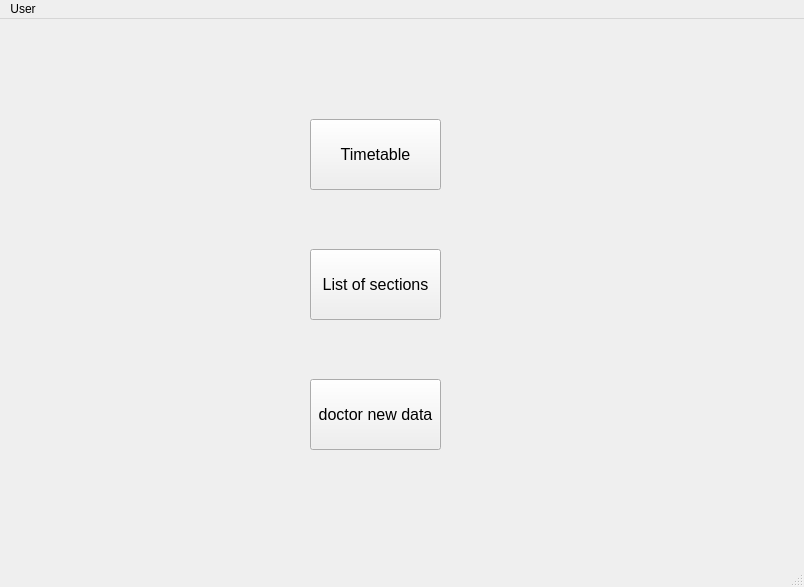
<?xml version="1.0" encoding="UTF-8"?>
<ui version="4.0">
 <class>MainWindow</class>
 <widget class="QMainWindow" name="MainWindow">
  <property name="geometry">
   <rect>
    <x>0</x>
    <y>0</y>
    <width>804</width>
    <height>587</height>
   </rect>
  </property>
  <property name="windowTitle">
   <string>MainWindow</string>
  </property>
  <widget class="QWidget" name="centralwidget">
   <widget class="QPushButton" name="pushButton">
    <property name="geometry">
     <rect>
      <x>310</x>
      <y>100</y>
      <width>131</width>
      <height>71</height>
     </rect>
    </property>
    <property name="font">
     <font>
      <pointsize>12</pointsize>
      <underline>false</underline>
     </font>
    </property>
    <property name="text">
     <string>Timetable</string>
    </property>
   </widget>
   <widget class="QPushButton" name="pushButton_2">
    <property name="geometry">
     <rect>
      <x>310</x>
      <y>230</y>
      <width>131</width>
      <height>71</height>
     </rect>
    </property>
    <property name="font">
     <font>
      <pointsize>12</pointsize>
     </font>
    </property>
    <property name="text">
     <string>List of sections</string>
    </property>
   </widget>
   <widget class="QPushButton" name="pushButton_3">
    <property name="geometry">
     <rect>
      <x>310</x>
      <y>360</y>
      <width>131</width>
      <height>71</height>
     </rect>
    </property>
    <property name="font">
     <font>
      <pointsize>12</pointsize>
     </font>
    </property>
    <property name="text">
     <string>doctor new data</string>
    </property>
   </widget>
  </widget>
  <widget class="QMenuBar" name="menubar">
   <property name="geometry">
    <rect>
     <x>0</x>
     <y>0</y>
     <width>804</width>
     <height>21</height>
    </rect>
   </property>
   <widget class="QMenu" name="menuUser">
    <property name="title">
     <string>User</string>
    </property>
    <addaction name="actionProfileInfo"/>
    <addaction name="actionLogOut"/>
   </widget>
   <addaction name="menuUser"/>
  </widget>
  <widget class="QStatusBar" name="statusbar"/>
  <action name="actionProfileInfo">
   <property name="text">
    <string>ProfileInfo</string>
   </property>
  </action>
  <action name="actionLogOut">
   <property name="text">
    <string>LogOut</string>
   </property>
  </action>
 </widget>
 <resources/>
 <connections/>
</ui>
